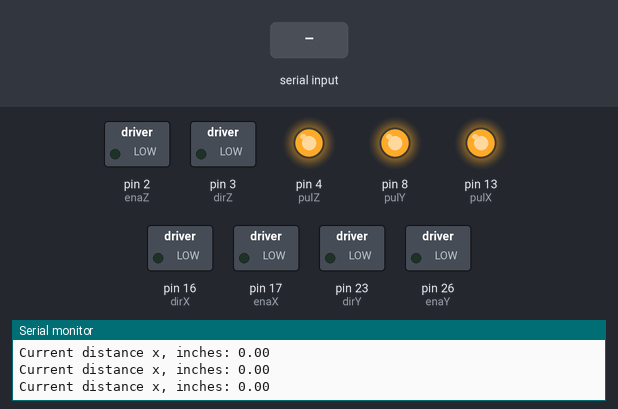
This sketch was run on a simulated Arduino Mega 2560, built with avr-gcc and run on an emulated ATmega2560. On the bench: switched loads named in the sketch (green lamp = pin HIGH), output pins drawn as LEDs (lit = HIGH), the last lines printed to the serial monitor. The test bench sets the inputs (shaded band).

Above: at 1.2 s.
1.3 s: "a" received over Serial
At 2.5 s:
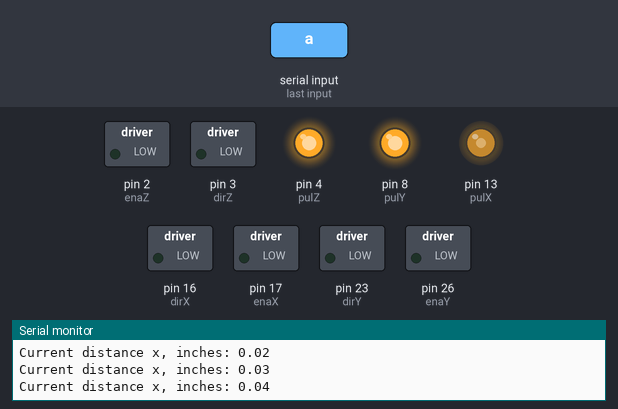
2.8 s: byte 32 (' ') received over Serial
At 3.3 s:
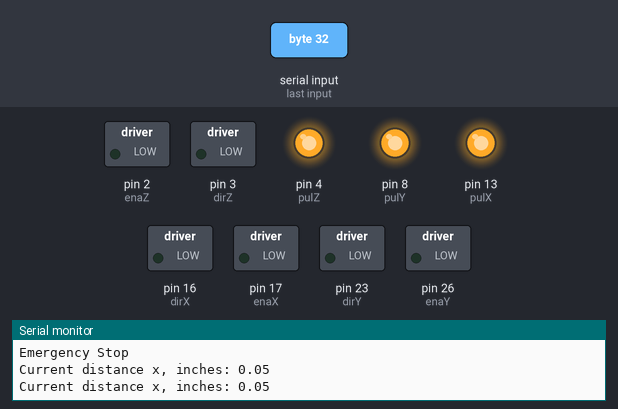
4.3 s: "d" received over Serial
At 4.9 s:
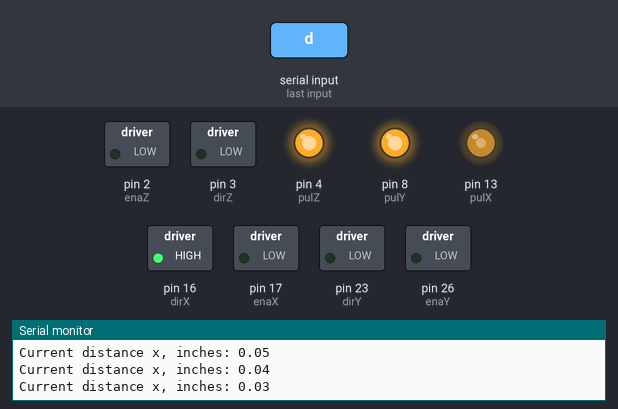
5.8 s: "w" received over Serial
At 6.5 s:
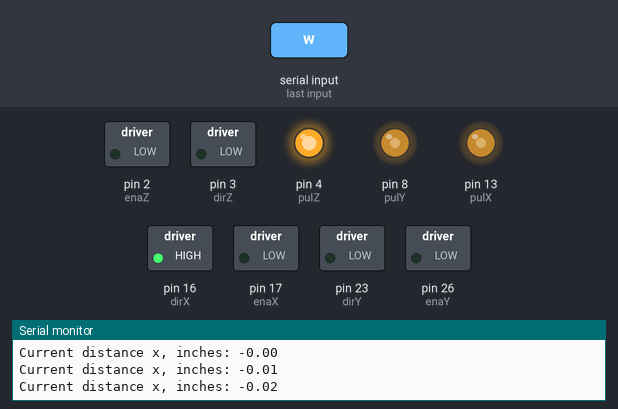
7.3 s: "s" received over Serial
At 8.0 s:
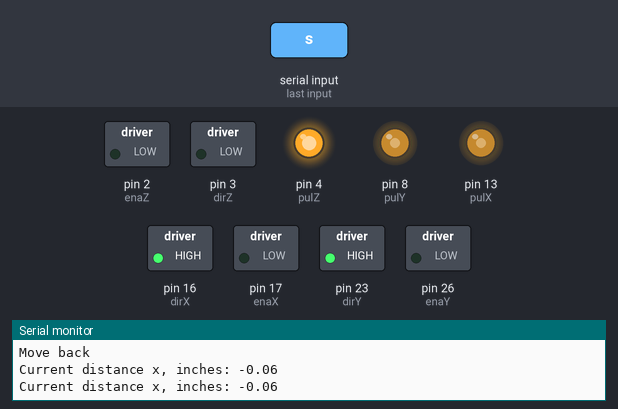
8.8 s: "q" received over Serial
At 10.0 s:
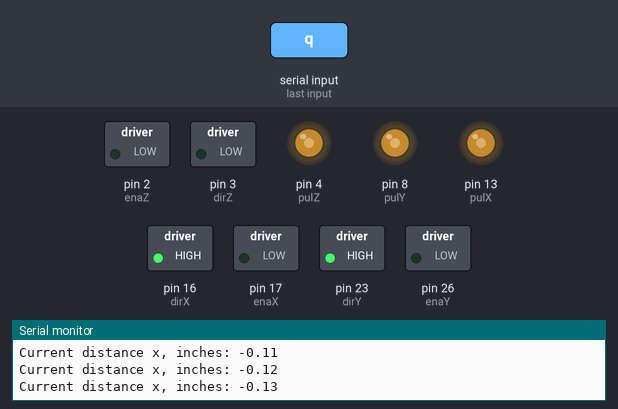
Timing chart, 0 to 20.7 s (numbered marks = the images above; inputs shaded):
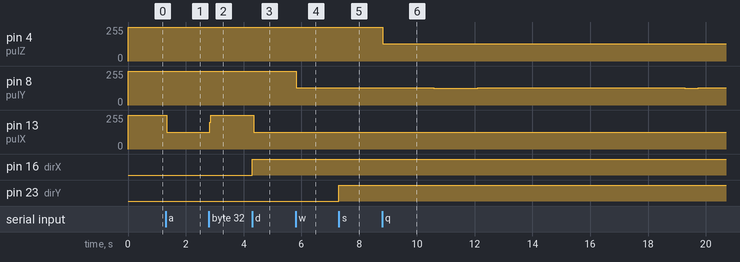

The sketch:

ThreeMotorTest-KeyboardInput.ino
```cpp
const int enaX = 17;
const int dirX = 16;
const int pulX = 13;

const int enaY = 26;
const int dirY = 23;
const int pulY = 8;

const int enaZ = 2;
const int dirZ = 3;
const int pulZ = 4;

boolean motionLeft = false;
boolean motionForward = false;
boolean motionUp = false;

char rx_byte = 0;

int countX = 0;
int countY = 0;
int countZ = 0;

int intervalX = 0;
int intervalY = 0;
int intervalZ = 0;

int speedX = 5;
int speedY = 5;
int speedZ = 1;

//stepper position

int xStepCount = 0;
int yStepCount = 0;
int zStepCount = 0;
double xPos;
double yPos;
double zPos;

//xMotor: 3200 pul/rev, 8 threads/inch
const double xStepConversion = (1 / 3200.0) * (1.0) / (8.0);
const double yStepConversion = xStepConversion;
const double zStepConversion = yStepConversion;

//use defines
#define ADC_MAX 1023
#define ADC_MIN 0
#define LC_MAX 200
#define LC_MIN 0

double wob = 0; //20.60 kg @4.99V

int counter_print = 0;
int print_delay = 2000;

const int lcReadingPin = A4; //Load Cell Input
int analogInput_LC = 0;

void setup()
{
  Serial.begin(9600);
  pinMode(enaX, OUTPUT);
  pinMode(dirX, OUTPUT);
  pinMode(pulX, OUTPUT);
  pinMode(enaY, OUTPUT);
  pinMode(dirY, OUTPUT);
  pinMode(pulY, OUTPUT);
  pinMode(enaZ, OUTPUT);
  pinMode(dirZ, OUTPUT);
  pinMode(pulZ, OUTPUT);

  digitalWrite(enaX, LOW);
  digitalWrite(dirX, LOW);
  digitalWrite(pulX, HIGH);
  digitalWrite(enaY, LOW);
  digitalWrite(dirY, LOW);
  digitalWrite(pulY, HIGH);
  digitalWrite(enaZ, LOW);
  digitalWrite(dirZ, LOW);
  digitalWrite(pulZ, HIGH);
}
void loop() {

  if (Serial.available() > 0) {    // is a character available?
    rx_byte = Serial.read();       // get the character

    // check if a number was received
    if (rx_byte == ' ') {
      Serial.println("Emergency Stop");
      //      digitalWrite(enaX, HIGH);
      //      digitalWrite(enaY, HIGH);
      //      digitalWrite(enaZ, HIGH);
      countX = 0;
      intervalX = 0;
      countY = 0;
      intervalY = 0;
      countZ = 0;
      intervalZ = 0;
    }
    else if (rx_byte == 'a')
    {
      Serial.println("Move left");
      countX = -speedX;
      intervalX = speedX;
      motionLeft = true;
      digitalWrite(enaX, LOW);
      digitalWrite(dirX, LOW);
      digitalWrite(pulX, HIGH);
    }
    else if (rx_byte == 'd') {
      countX = -speedX;
      intervalX = speedX;
      motionLeft = false;
      Serial.println("Move right");
      digitalWrite(enaX, LOW);
      digitalWrite(dirX, HIGH);
      digitalWrite(pulX, HIGH);
    }
    else if (rx_byte == 'w')
    {
      countY = -speedY;
      intervalY = speedY;
      motionForward = true;
      Serial.println("Move forward");
      digitalWrite(enaY, LOW);
      digitalWrite(dirY, LOW);
      digitalWrite(pulY, HIGH);
    }
    else if (rx_byte == 's') {
      countY = -speedY;
      intervalY = speedY;
      motionForward = false;
      Serial.println("Move back");
      digitalWrite(enaY, LOW);
      digitalWrite(dirY, HIGH);
      digitalWrite(pulY, HIGH);
    }
    else if (rx_byte == 'q')
    {
      countZ = -speedZ;
      intervalZ = speedZ;
      motionUp = true;
      Serial.println("Move up");
      digitalWrite(enaZ, LOW);
      digitalWrite(dirZ, LOW);
      digitalWrite(pulZ, HIGH);
    }
    else if (rx_byte == 'e') {
      countZ = -speedZ;
      intervalZ = speedZ;
      motionUp = false;
      Serial.println("Move down");
      digitalWrite(enaZ, LOW);
      digitalWrite(dirZ, HIGH);
      digitalWrite(pulZ, HIGH);
    }
  }
  delayMicroseconds(100);
  countX++; countY++; countZ++;
  if (countX == intervalX) {
    countX = -intervalX;
    digitalWrite(pulX, HIGH);
    if(motionLeft) {
      xStepCount += 1;
    }
    else {
      xStepCount -= 1;
    }
  }
  else if (countX == 0) {
    digitalWrite(pulX, LOW);
  }
  if (countY == intervalY) {
    countY = -intervalY;
    digitalWrite(pulY, HIGH);
    if(motionForward) {
      yStepCount += 1;
    }
    else {
      yStepCount -= 1;
    }
  }
  else if (countY == 0) {
    digitalWrite(pulY, LOW);
  }
  if (countZ == intervalZ) {
    countZ = -intervalZ;
    digitalWrite(pulZ, HIGH);
    if(motionUp) {
      zStepCount += 1;
    }
    else {
      zStepCount -= 1;
    }
  }
  else if (countZ == 0) {
    digitalWrite(pulZ, LOW);
  }

  counter_print++;
  if (counter_print > print_delay) {
    printData(1);
    counter_print = 0;
  }
}

void updatePos() {
  xPos = xStepCount * xStepConversion;
  yPos = yStepCount * yStepConversion;
  zPos = zStepCount * zStepConversion;
}

void printData(int dataset) {
  if (dataset == 0) {
    analogInput_LC = analogRead(lcReadingPin);
    wob = map(analogInput_LC, ADC_MIN, ADC_MAX, LC_MIN, LC_MAX );
    Serial.print("WOB, adc value: ");
    Serial.print(analogInput_LC);
    Serial.print(", ");
    if (wob < 150) {
      Serial.print(wob);
      Serial.println(" N");
    }
    else if (wob >= 150) {
      Serial.print(wob);
      Serial.println(" N, EXCEEDING LIMIT OF 150 N, SLOW DOWN");
    }
  }
  else if(dataset == 1) {
    updatePos();
    Serial.print("Current distance x, inches: ");
    Serial.println(xPos);
  }
}
```

Measured:
- after the input at 1.3 s, pin 13 (pulX): 255/255 → 127/255 at once
- after the input at 2.8 s, pin 13 (pulX): 127/255 → 255/255 at once
- after the input at 4.3 s, pin 13 (pulX): 255/255 → 127/255 at once; pin 16 (dirX): LOW → HIGH at once
- after the input at 5.8 s, pin 8 (pulY): 255/255 → 130/255 at once
- after the input at 7.3 s, pin 23 (dirY): LOW → HIGH at once
- after the input at 8.8 s, pin 4 (pulZ): 255/255 → 128/255 at once; pin 8 (pulY): 130/255 → 124/255 after 1.8 s, → 130/255 1.5 s later, → 124/255 7.2 s later, → 130/255 0.48 s later
